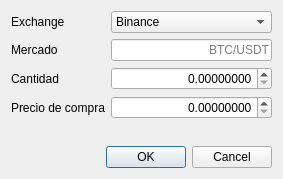
<?xml version="1.0" encoding="UTF-8"?>
<ui version="4.0">
 <class>dialogAddPosition</class>
 <widget class="QDialog" name="dialogAddPosition">
  <property name="geometry">
   <rect>
    <x>0</x>
    <y>0</y>
    <width>283</width>
    <height>179</height>
   </rect>
  </property>
  <property name="windowTitle">
   <string>Dialog</string>
  </property>
  <layout class="QVBoxLayout" name="verticalLayout">
   <item>
    <layout class="QFormLayout" name="formLayout">
     <item row="1" column="0">
      <widget class="QLabel" name="label">
       <property name="text">
        <string>Mercado</string>
       </property>
      </widget>
     </item>
     <item row="1" column="1">
      <widget class="QLineEdit" name="edMarket">
       <property name="sizePolicy">
        <sizepolicy hsizetype="Expanding" vsizetype="Fixed">
         <horstretch>20</horstretch>
         <verstretch>0</verstretch>
        </sizepolicy>
       </property>
       <property name="alignment">
        <set>Qt::AlignRight|Qt::AlignTrailing|Qt::AlignVCenter</set>
       </property>
       <property name="placeholderText">
        <string>BTC/USDT</string>
       </property>
       <property name="clearButtonEnabled">
        <bool>true</bool>
       </property>
      </widget>
     </item>
     <item row="0" column="1">
      <widget class="QComboBox" name="cmbExchange">
       <item>
        <property name="text">
         <string>Binance</string>
        </property>
        <property name="icon">
         <iconset resource="../recursos.qrc">
          <normaloff>:/exchanges/icons/binance</normaloff>:/exchanges/icons/binance</iconset>
        </property>
       </item>
       <item>
        <property name="text">
         <string>BingX</string>
        </property>
        <property name="icon">
         <iconset resource="../recursos.qrc">
          <normaloff>:/exchanges/icons/bingx</normaloff>:/exchanges/icons/bingx</iconset>
        </property>
       </item>
       <item>
        <property name="text">
         <string>Kucoin</string>
        </property>
        <property name="icon">
         <iconset resource="../recursos.qrc">
          <normaloff>:/exchanges/icons/kucoin</normaloff>:/exchanges/icons/kucoin</iconset>
        </property>
       </item>
      </widget>
     </item>
     <item row="0" column="0">
      <widget class="QLabel" name="label_2">
       <property name="text">
        <string>Exchange</string>
       </property>
      </widget>
     </item>
     <item row="2" column="0">
      <widget class="QLabel" name="label_3">
       <property name="text">
        <string>Cantidad</string>
       </property>
      </widget>
     </item>
     <item row="3" column="0">
      <widget class="QLabel" name="label_4">
       <property name="text">
        <string>Precio de compra</string>
       </property>
      </widget>
     </item>
     <item row="2" column="1">
      <widget class="QDoubleSpinBox" name="spinAmount">
       <property name="alignment">
        <set>Qt::AlignRight|Qt::AlignTrailing|Qt::AlignVCenter</set>
       </property>
       <property name="decimals">
        <number>8</number>
       </property>
       <property name="maximum">
        <double>999999999.990000009536743</double>
       </property>
       <property name="stepType">
        <enum>QAbstractSpinBox::AdaptiveDecimalStepType</enum>
       </property>
      </widget>
     </item>
     <item row="3" column="1">
      <widget class="QDoubleSpinBox" name="spinBuyPrice">
       <property name="alignment">
        <set>Qt::AlignRight|Qt::AlignTrailing|Qt::AlignVCenter</set>
       </property>
       <property name="decimals">
        <number>8</number>
       </property>
       <property name="maximum">
        <double>99999999.989999994635582</double>
       </property>
       <property name="stepType">
        <enum>QAbstractSpinBox::AdaptiveDecimalStepType</enum>
       </property>
      </widget>
     </item>
    </layout>
   </item>
   <item>
    <widget class="QDialogButtonBox" name="buttonBox">
     <property name="orientation">
      <enum>Qt::Horizontal</enum>
     </property>
     <property name="standardButtons">
      <set>QDialogButtonBox::Cancel|QDialogButtonBox::Ok</set>
     </property>
    </widget>
   </item>
  </layout>
 </widget>
 <resources>
  <include location="../recursos.qrc"/>
 </resources>
 <connections>
  <connection>
   <sender>buttonBox</sender>
   <signal>accepted()</signal>
   <receiver>dialogAddPosition</receiver>
   <slot>accept()</slot>
   <hints>
    <hint type="sourcelabel">
     <x>247</x>
     <y>146</y>
    </hint>
    <hint type="destinationlabel">
     <x>157</x>
     <y>178</y>
    </hint>
   </hints>
  </connection>
  <connection>
   <sender>buttonBox</sender>
   <signal>rejected()</signal>
   <receiver>dialogAddPosition</receiver>
   <slot>reject()</slot>
   <hints>
    <hint type="sourcelabel">
     <x>273</x>
     <y>146</y>
    </hint>
    <hint type="destinationlabel">
     <x>282</x>
     <y>178</y>
    </hint>
   </hints>
  </connection>
 </connections>
</ui>
